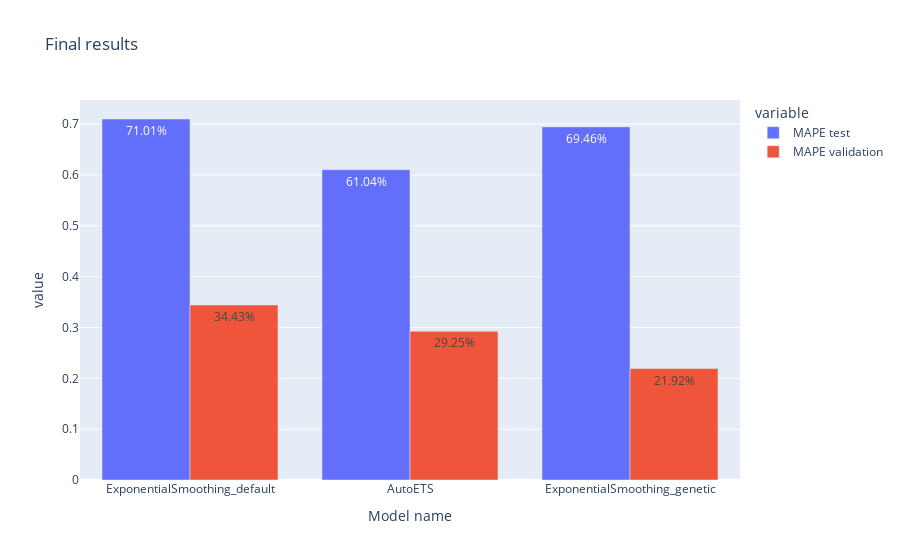

Notebook code cell kept with this figure:
### Code cell
fig = px.bar(df_results,barmode="group",text_auto=".2%", title="Final results")
fig.show()

### Figure 1 — Plotly figure (JSON) as saved in the notebook; plotly's stock layout.template omitted (floating-point values rounded to 4 significant figures)
{"data": [{"alignmentgroup": "True", "hovertemplate": "variable=MAPE test<br>Model name=%{x}<br>value=%{y}<extra></extra>", "legendgroup": "MAPE test", "marker": {"color": "#636efa", "pattern": {"shape": ""}}, "name": "MAPE test", "offsetgroup": "MAPE test", "orientation": "v", "showlegend": true, "textposition": "auto", "texttemplate": "%{y:.2%}", "type": "bar", "x": ["ExponentialSmoothing_default", "AutoETS", "ExponentialSmoothing_genetic"], "xaxis": "x", "y": [0.7101, 0.6104, 0.6946], "yaxis": "y"}, {"alignmentgroup": "True", "hovertemplate": "variable=MAPE validation<br>Model name=%{x}<br>value=%{y}<extra></extra>", "legendgroup": "MAPE validation", "marker": {"color": "#EF553B", "pattern": {"shape": ""}}, "name": "MAPE validation", "offsetgroup": "MAPE validation", "orientation": "v", "showlegend": true, "textposition": "auto", "texttemplate": "%{y:.2%}", "type": "bar", "x": ["ExponentialSmoothing_default", "AutoETS", "ExponentialSmoothing_genetic"], "xaxis": "x", "y": [0.3443, 0.2925, 0.2192], "yaxis": "y"}], "layout": {"barmode": "group", "legend": {"title": {"text": "variable"}, "tracegroupgap": 0}, "title": {"text": "Final results"}, "xaxis": {"anchor": "y", "domain": [0, 1], "title": {"text": "Model name"}}, "yaxis": {"anchor": "x", "domain": [0, 1], "title": {"text": "value"}}}}
